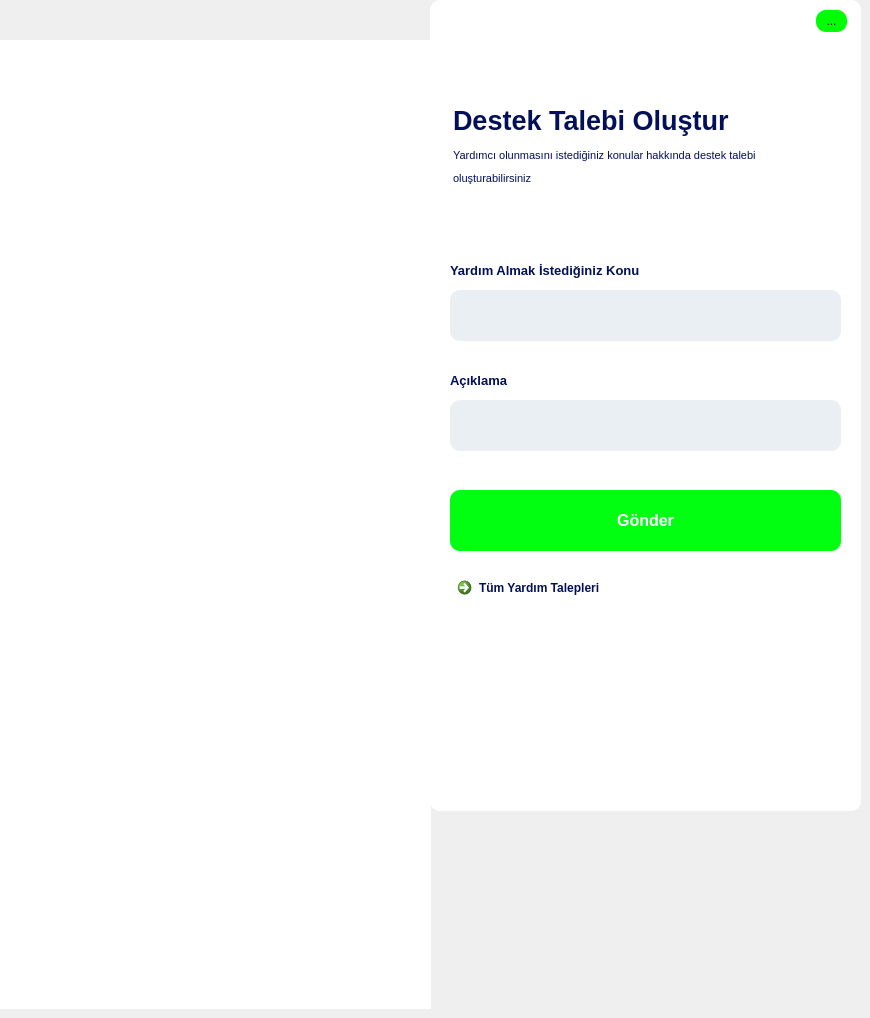
    <widget class="QWidget" name="page_help">
     <property name="styleSheet">
      <string notr="true">QWidget#page_help {
    background-color: white;
}
</string>
     </property>
     <widget class="QFrame" name="frame_4">
      <property name="geometry">
       <rect>
        <x>430</x>
        <y>0</y>
        <width>431</width>
        <height>811</height>
       </rect>
      </property>
      <property name="styleSheet">
       <string notr="true">background:white;
border-radius:10px;</string>
      </property>
      <property name="frameShape">
       <enum>QFrame::StyledPanel</enum>
      </property>
      <property name="frameShadow">
       <enum>QFrame::Raised</enum>
      </property>
      <widget class="QLabel" name="label_23">
       <property name="geometry">
        <rect>
         <x>20</x>
         <y>260</y>
         <width>321</width>
         <height>21</height>
        </rect>
       </property>
       <property name="font">
        <font>
         <pointsize>10</pointsize>
         <weight>75</weight>
         <bold>true</bold>
         <underline>false</underline>
        </font>
       </property>
       <property name="styleSheet">
        <string notr="true">color:#020F59;</string>
       </property>
       <property name="text">
        <string>Yardım Almak İstediğiniz Konu</string>
       </property>
       <property name="textFormat">
        <enum>Qt::AutoText</enum>
       </property>
      </widget>
      <widget class="QLineEdit" name="tb_helpTitle">
       <property name="geometry">
        <rect>
         <x>20</x>
         <y>290</y>
         <width>391</width>
         <height>51</height>
        </rect>
       </property>
       <property name="styleSheet">
        <string notr="true">background:#E9EFF2;
border-radius:10px;</string>
       </property>
      </widget>
      <widget class="QLabel" name="label_54">
       <property name="geometry">
        <rect>
         <x>20</x>
         <y>370</y>
         <width>291</width>
         <height>21</height>
        </rect>
       </property>
       <property name="font">
        <font>
         <pointsize>10</pointsize>
         <weight>75</weight>
         <bold>true</bold>
         <underline>false</underline>
        </font>
       </property>
       <property name="styleSheet">
        <string notr="true">color:#020F59;</string>
       </property>
       <property name="text">
        <string>Açıklama</string>
       </property>
      </widget>
      <widget class="QLineEdit" name="tb_helpDescription">
       <property name="geometry">
        <rect>
         <x>20</x>
         <y>400</y>
         <width>391</width>
         <height>51</height>
        </rect>
       </property>
       <property name="styleSheet">
        <string notr="true">background:#E9EFF2;
border-radius:10px;</string>
       </property>
      </widget>
      <widget class="QPushButton" name="bt_limitKaydet_2">
       <property name="geometry">
        <rect>
         <x>20</x>
         <y>490</y>
         <width>391</width>
         <height>61</height>
        </rect>
       </property>
       <property name="font">
        <font>
         <pointsize>12</pointsize>
         <weight>75</weight>
         <bold>true</bold>
        </font>
       </property>
       <property name="mouseTracking">
        <bool>true</bool>
       </property>
       <property name="styleSheet">
        <string notr="true">background-color: rgb(0, 255, 17);
color:white;</string>
       </property>
       <property name="text">
        <string>Gönder</string>
       </property>
      </widget>
      <widget class="QToolButton" name="toolButton_3">
       <property name="geometry">
        <rect>
         <x>386</x>
         <y>10</y>
         <width>31</width>
         <height>22</height>
        </rect>
       </property>
       <property name="styleSheet">
        <string notr="true">background-color: rgb(0, 255, 0);</string>
       </property>
       <property name="text">
        <string>...</string>
       </property>
      </widget>
      <widget class="QLabel" name="label_6">
       <property name="geometry">
        <rect>
         <x>23</x>
         <y>100</y>
         <width>359</width>
         <height>40</height>
        </rect>
       </property>
       <property name="font">
        <font>
         <pointsize>20</pointsize>
         <weight>75</weight>
         <bold>true</bold>
        </font>
       </property>
       <property name="styleSheet">
        <string notr="true">color:#020F59;</string>
       </property>
       <property name="text">
        <string>Destek Talebi Oluştur</string>
       </property>
      </widget>
      <widget class="QLabel" name="label_27">
       <property name="geometry">
        <rect>
         <x>23</x>
         <y>147</y>
         <width>354</width>
         <height>16</height>
        </rect>
       </property>
       <property name="font">
        <font>
         <pointsize>8</pointsize>
         <weight>50</weight>
         <bold>false</bold>
        </font>
       </property>
       <property name="styleSheet">
        <string notr="true">color:#020F59;</string>
       </property>
       <property name="text">
        <string>Yardımcı olunmasını istediğiniz konular hakkında destek talebi </string>
       </property>
      </widget>
      <widget class="QLabel" name="label_46">
       <property name="geometry">
        <rect>
         <x>23</x>
         <y>170</y>
         <width>92</width>
         <height>16</height>
        </rect>
       </property>
       <property name="font">
        <font>
         <pointsize>8</pointsize>
         <weight>50</weight>
         <bold>false</bold>
        </font>
       </property>
       <property name="styleSheet">
        <string notr="true">color:#020F59;</string>
       </property>
       <property name="text">
        <string>oluşturabilirsiniz</string>
       </property>
      </widget>
      <widget class="QCommandLinkButton" name="commandLinkButton">
       <property name="geometry">
        <rect>
         <x>20</x>
         <y>570</y>
         <width>191</width>
         <height>41</height>
        </rect>
       </property>
       <property name="styleSheet">
        <string notr="true">color:#020F59;
</string>
       </property>
       <property name="text">
        <string>Tüm Yardım Talepleri</string>
       </property>
       <property name="checkable">
        <bool>true</bool>
       </property>
      </widget>
     </widget>
     <widget class="QWidget" name="widget_11" native="true">
      <property name="geometry">
       <rect>
        <x>0</x>
        <y>40</y>
        <width>431</width>
        <height>969</height>
       </rect>
      </property>
      <property name="styleSheet">
       <string notr="true">background:white;</string>
      </property>
     </widget>
    </widget>
